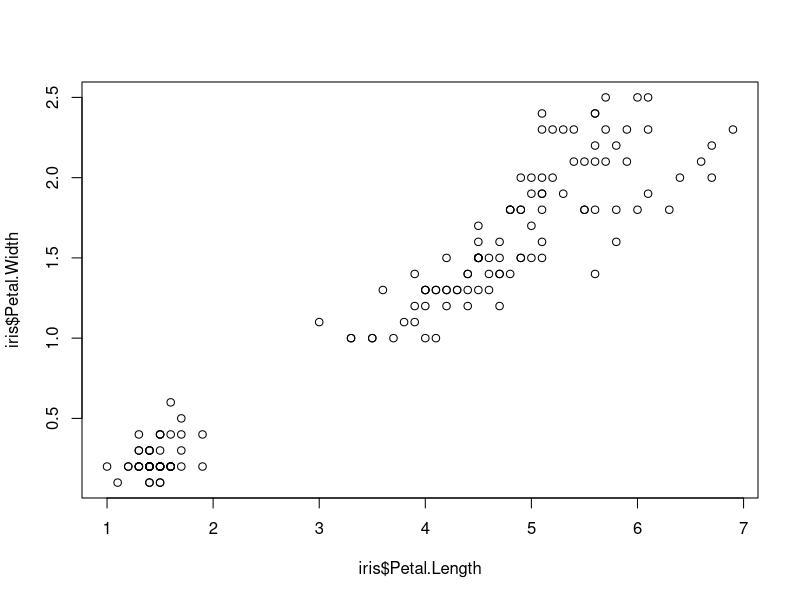
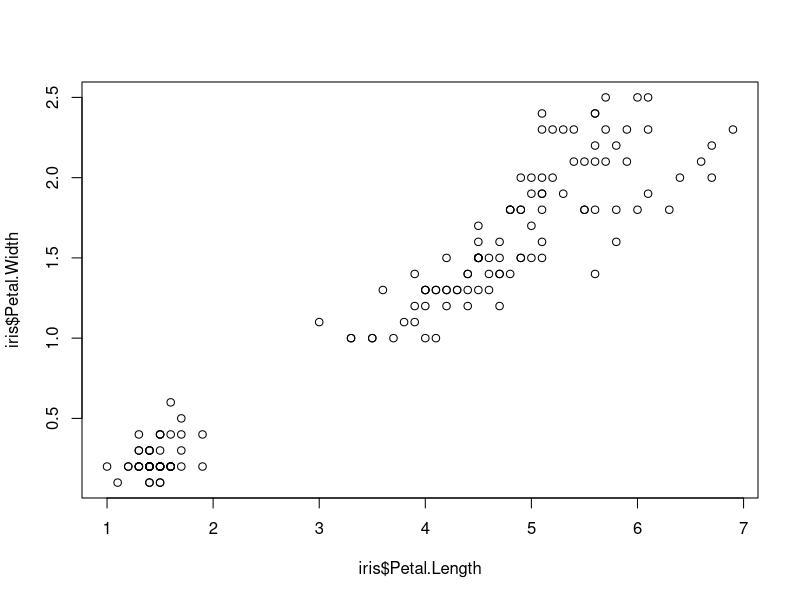
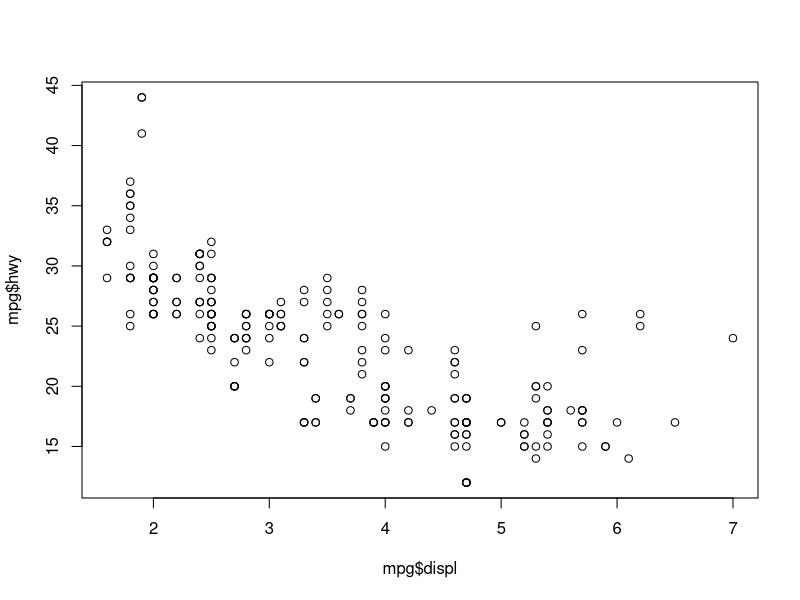
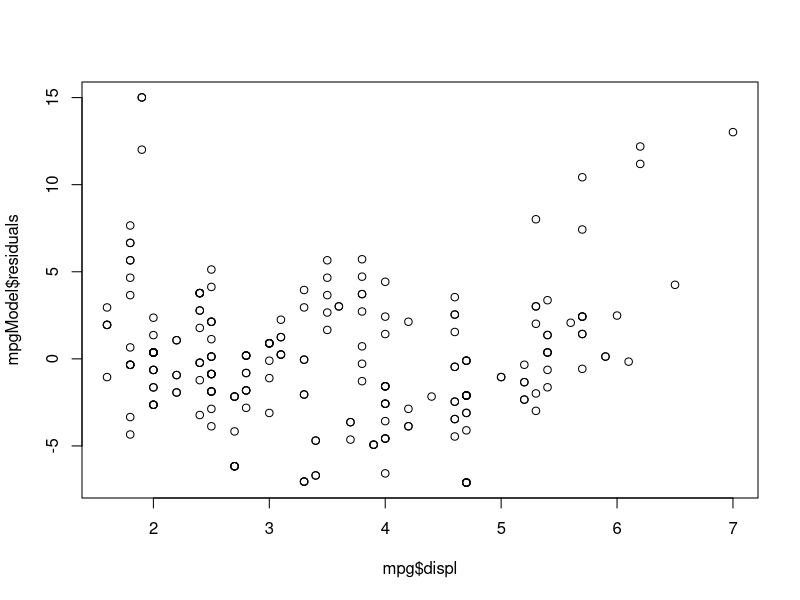
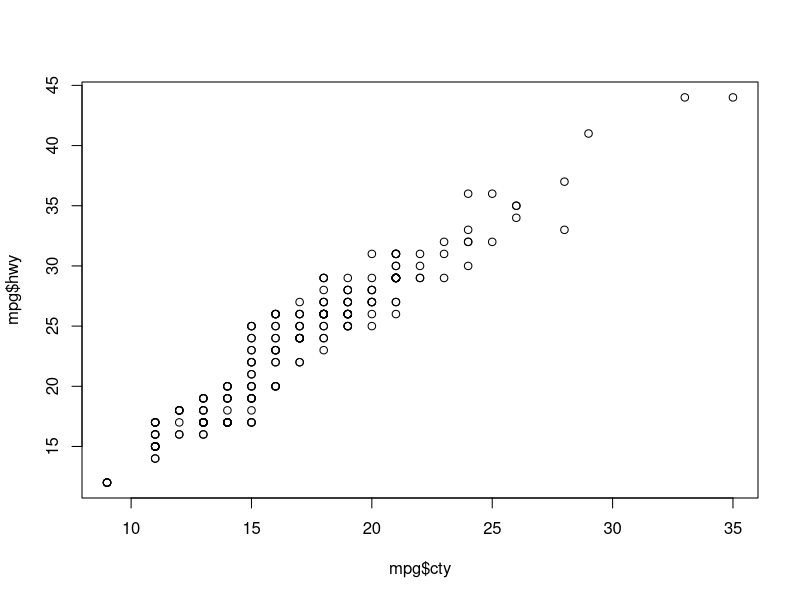
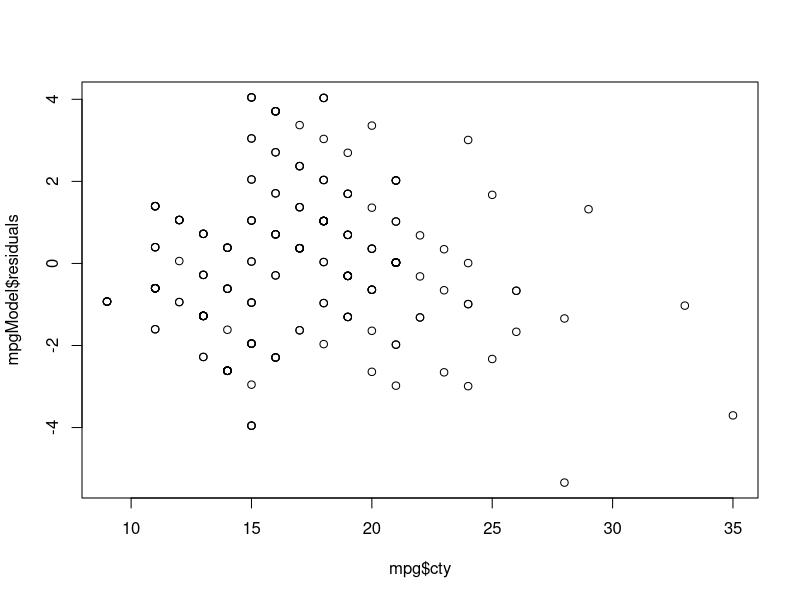
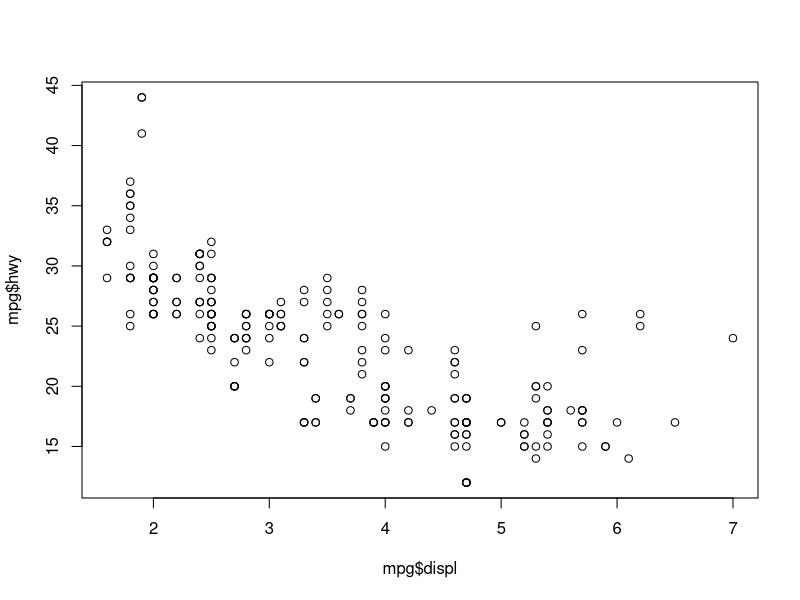
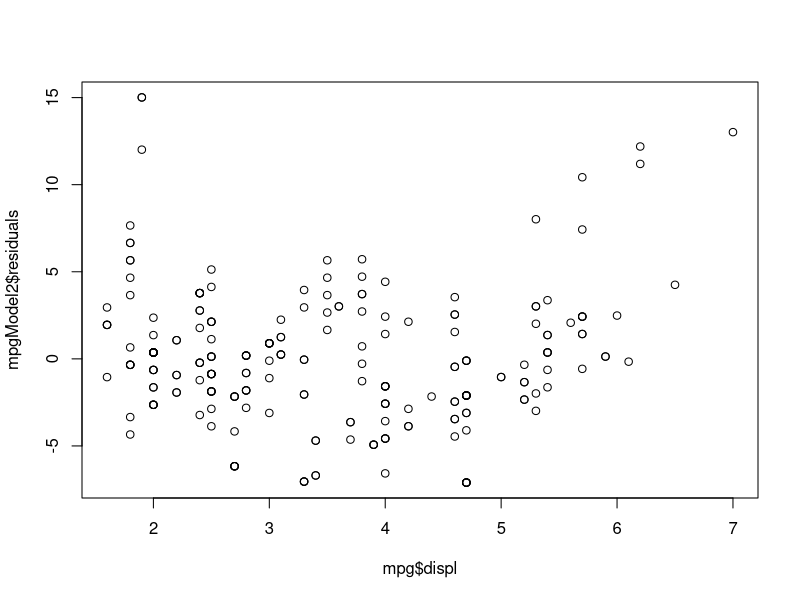

Reproduce these figures in R, in order.
## ---- chunk 1

#---------- RSTUDIO STARTER V 2.0  --------------#
#                    -Prepared with care by  AM ;D
                
                                                                          
knitr::opts_chunk$set(echo = TRUE, 
                      message = FALSE, 
                      warning = FALSE)      
library(tidyverse)                
library(ggthemes)                    

theme_set(theme_tufte() +                                     
  theme(text=element_text(family="sans")))  

#------------------------------------------------#
## ---- chunk 2
plot(iris$Petal.Length, iris$Petal.Width)
## ---- chunk 3
r <- cor(iris$Petal.Length, iris$Petal.Width)
r
sy <- sd(iris$Petal.Width)
sy
sx <- sd(iris$Petal.Length)
sx

## ---- chunk 4
r*sy/sx
## ---- chunk 5
lm(iris$Petal.Width~iris$Petal.Length)
## ---- chunk 6
lm(mpg$hwy~mpg$displ)
## ---- chunk 7
lm(iris$Petal.Width~iris$Petal.Length)
## ---- chunk 8
plot(iris$Petal.Length, iris$Petal.Width)
## ---- chunk 9
plot(mpg$displ, mpg$hwy)
## ---- chunk 10
mpgModel <- lm(mpg$hwy~mpg$displ)

#plot residuals

# x = mpg$displ
# y = mpgModel$residuals

plot(mpg$displ, mpgModel$residuals)
## ---- chunk 11
0.821*9.4/3.1
## ---- chunk 12
179.2 - 2.489*69.4
## ---- chunk 13
6.463 + 2.489*65
## ---- chunk 14
181 - 168.248
## ---- chunk 15
plot(mpg$cty, mpg$hwy)
#resids
mpgModel <- lm(data=mpg, hwy~cty)
plot(mpg$cty, mpgModel$residuals)
## ---- chunk 16
plot(mpg$displ, mpg$hwy)
# resids

mpgModel2 <- lm(data=mpg, hwy~displ)
plot(mpg$displ, mpgModel2$residuals)
## ---- chunk 17
#r^2

.781^2
## ---- chunk 18
cor(mpg$displ, mpg$hwy)
## ---- chunk 19
(-.76602)^2
## ---- chunk 20
.821^2
## ---- chunk 21
cerealData <- read.csv("../Data/Cereal_Data.csv")

head(cerealData)
## ---- chunk 22
plot(cerealData$Sugars, cerealData$Calories)
## ---- chunk 23
cor(cerealData$Sugars, cerealData$Calories, use="complete.obs")
## ---- chunk 24
cerealModel <- lm(data=cerealData, Calories~Sugars)

cerealModel$residuals

summary(cerealModel)

## ---- chunk 25

completeCereal <- na.omit(cerealData)

## had to take care of missing "NA" values.  
#You guys don't need to know this.

newModel <- lm(data=completeCereal, Calories~Sugars)

plot(completeCereal$Sugars, newModel$residuals)

## ---- chunk 26
lm(data=iris, Sepal.Width~Sepal.Length)
## ---- chunk 27
plot(iris$Sepal.Length, iris$Sepal.Width)
# abline(int, slope)
abline(-0.6188, 3.41895)
## ---- chunk 28
houseData <- read.csv("../Data/House-Sales.csv")

boxplot(houseData$price)

# use subset to get rid of outliers

# example: filter out all houses more than 2mil

normalHouses <- subset(houseData, price < 1000000)

nrow(normalHouses)
nrow(houseData)

boxplot(normalHouses$price)

plot(normalHouses$sqft_living, normalHouses$price, pch=20)

summary(houseData$price)

summary(houseData$sqft_living)
